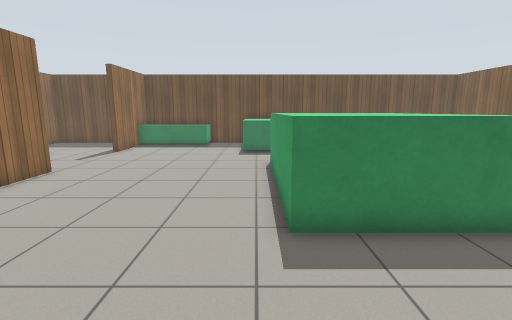
View 1 (above)

21 first-person views from a walk through a Gazebo world. The camera is 1.2 m above the floor, tilts 10° down and sees 85° across. The floor is counted in squares, 0.5 m on a side. Each view is taken from the middle of a square. On the plan, view 1 faces up. The plan holds only what a view shows up to about 18 squares ahead; the rest is blank. Simple patterns stand in for the simulator's built-in surfaces.

View 2
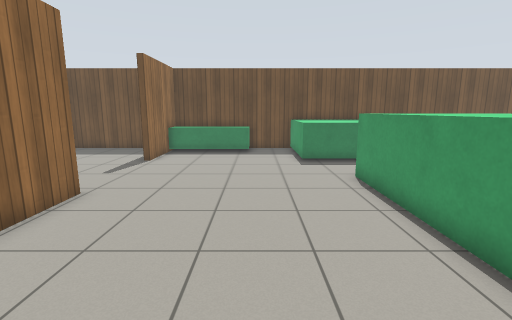

View 3
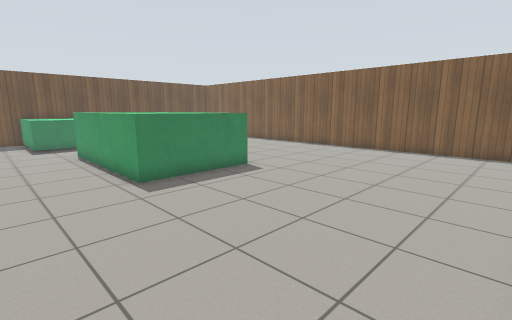

View 4
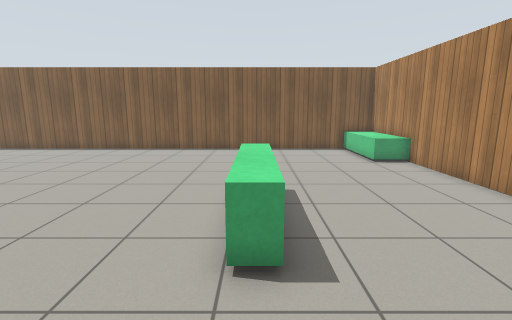

View 5
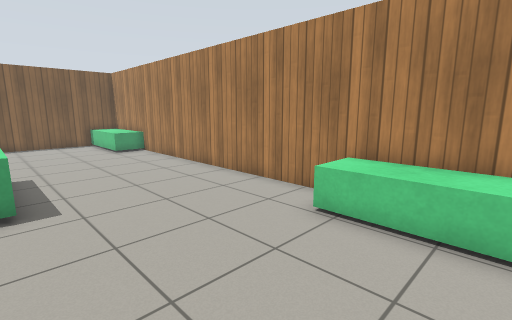

View 6
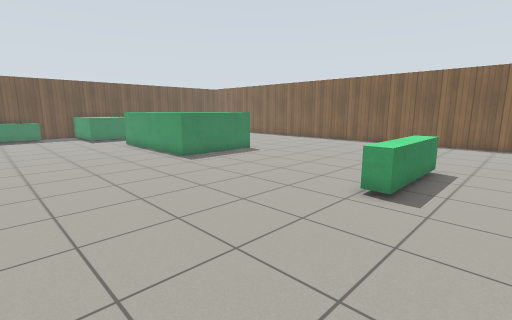

View 7
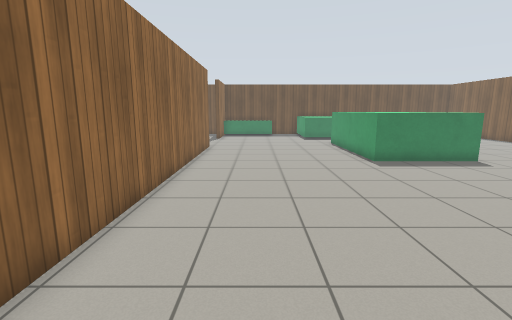

View 8
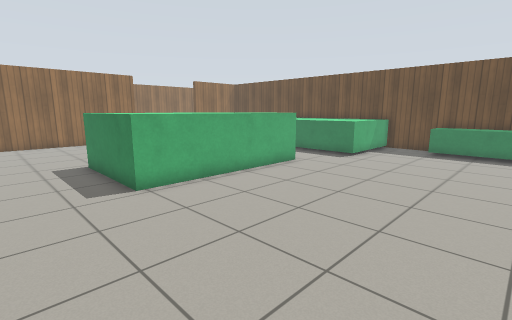

View 9
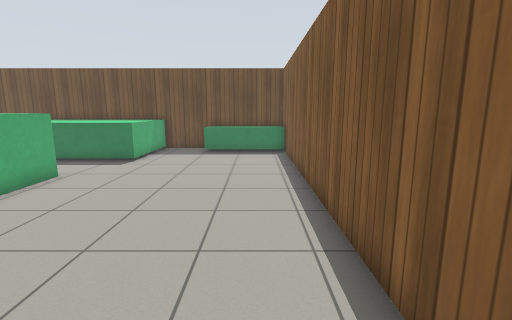

View 10
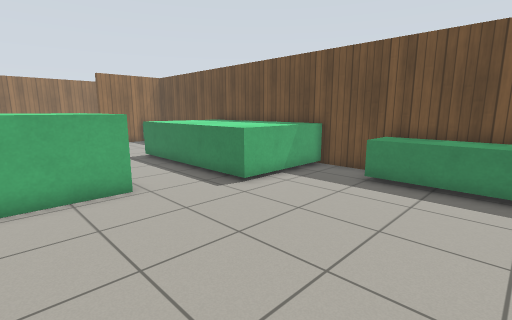

View 11
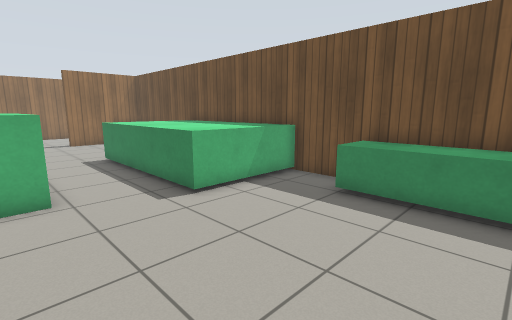

View 12
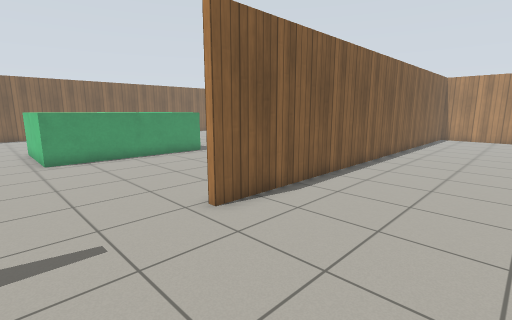

View 13
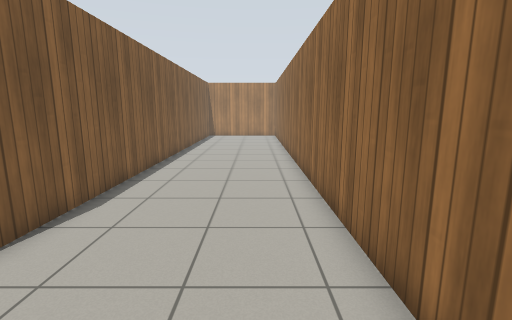

View 14
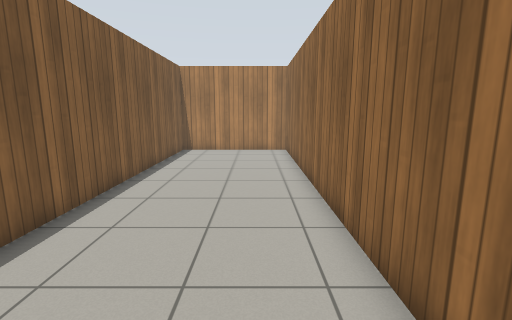

View 15
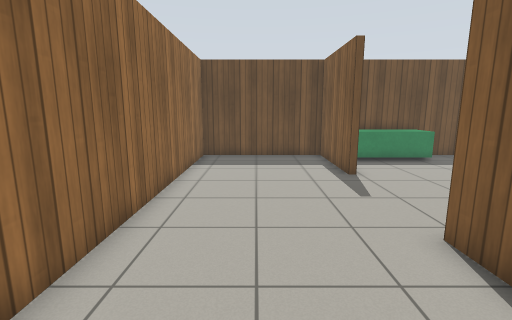

View 16
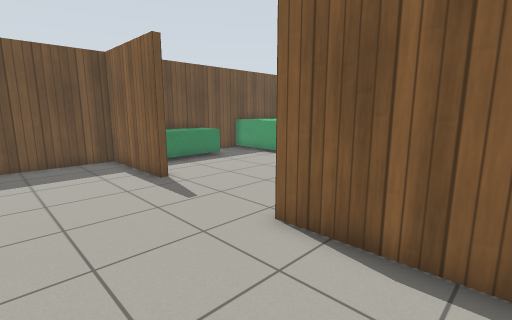

View 17
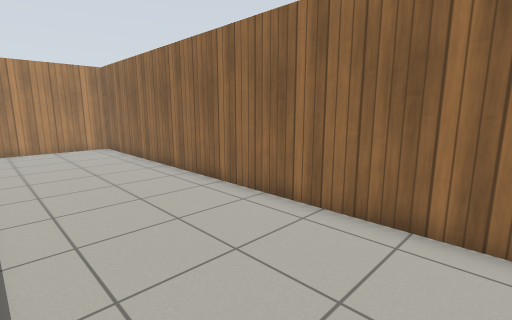

View 18
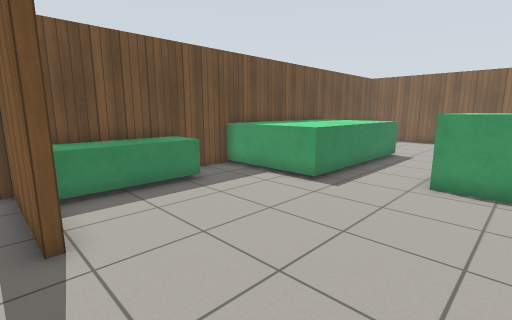

View 19
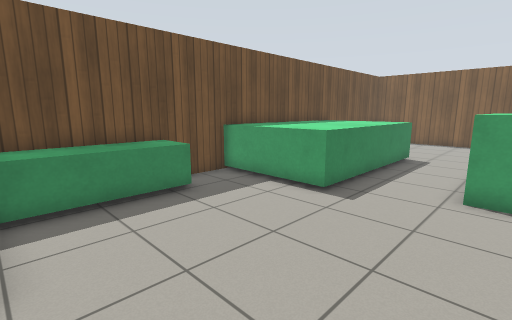

View 20
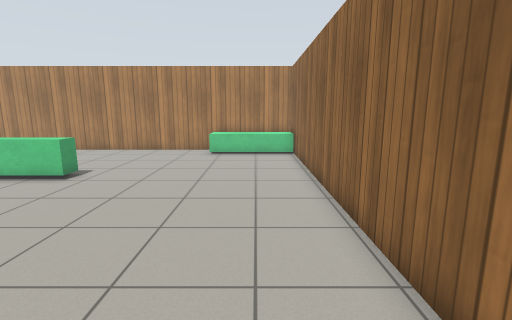

View 21
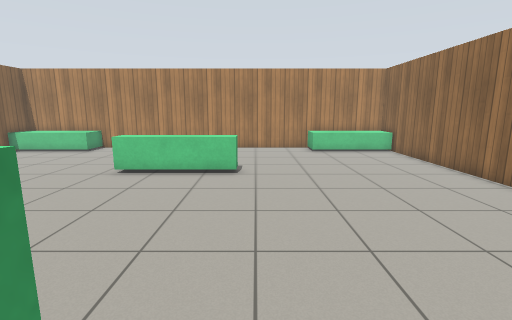

### Floor plan
Points are (right, up) in squares from view 1. A wall is a line through its corners. A room is listed if a view was taken in it or the views show most of it. See-through windows are left out.
Room 1 (views 1, 2, 3, 4, 5, 6, 7, 8, 9, 10, 11, 12, 13, 14, 15, 16, 17, 18, 19, 20, 21)
walls: (-8.2, 11) (-8.2, -12.3) (-7.4, -12.3); (-8.5, 16.4) (-8.5, 21.1) (-14.9, 21.1) (-14.9, -12.3) (-8.5, -12.3) (-8.5, 11); (-3.6, -12.3) (9.5, -12.3); (-0.4, 21.1) (-3.6, 21.1); (-7.4, 21.1) (-8.2, 21.1) (-8.2, 16.4); (10.6, 21.1) (6.4, 21.1); (14.7, -12.4) (14.7, 21.1) (14.4, 21.1)
low walls: (5.5, -5.4) (0.8, -5.4) (0.8, -4.6) (5.5, -4.6)
objects: green box (-8, -12) to (-4, -11); green box (-8, 20) to (-4, 21); green box (-1, 17) to (7, 21); green box (1, 5) to (5, 13); green box (10, -12) to (14, -11); green box (10, 20) to (14, 21)

Positions as (right, up) in squares from view 1, and headings:
1: (0, 0), facing up
2: (-3, 3), facing up
3: (-3, -4), facing up-right
4: (-3, -5), facing right
5: (-7, -5), facing down-right
6: (-7, -8), facing up-right
7: (-5, -8), facing up
8: (14, 2), facing up-left
9: (13, 3), facing up
10: (14, 10), facing up-left
11: (14, 12), facing up-left
12: (-14, 15), facing down-right
13: (-13, 15), facing down
14: (-13, 5), facing down
15: (-12, 6), facing up
16: (-13, 7), facing up-right
17: (-9, 7), facing down-left
18: (-9, 11), facing up-right
19: (-8, 12), facing up-right
20: (-6, 5), facing down
21: (0, 6), facing down
